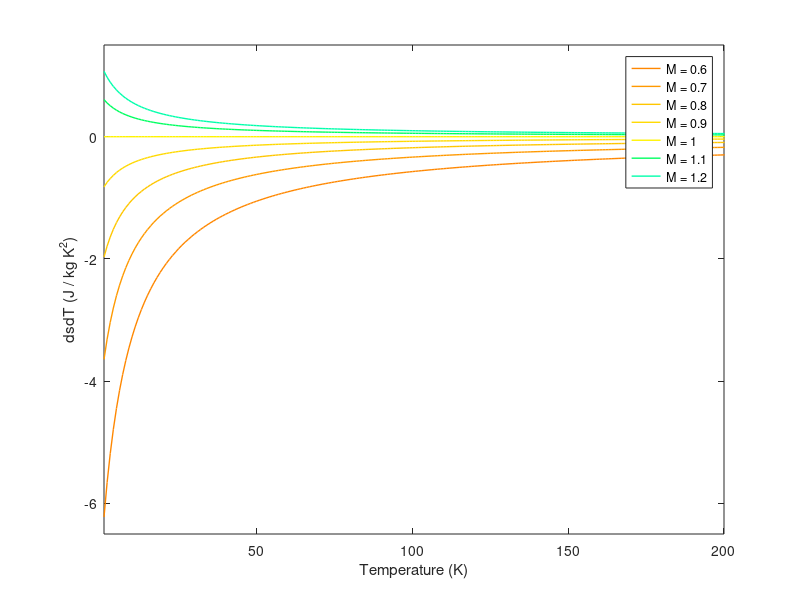

The MATLAB script that drew this image:
%% Fanno & Rayleigh Lines
% Functions f1, f2, and f3, correspond the the isentropic, adiabatic, and
% reversible heat transfer solutions respectively. The constant g is the
% specific heat ratio.
g = 1.4; 
R = 287; 
T = 1:0.1:1000;
count = 1;
colorVec = {'#FF8700','#FF9900','#FFC600','#FFD900','#FFF300','#00FF60',...
                '#00FFAB','#00FFFD','#00A7FF'};
for M = 0.6:0.1:1.2
    dsdT = (M^2-1)/M^2*g./((g-1)*T);
    plot(dsdT,'LineWidth',1,'color',colorVec{count});
    hold on 
    count = count + 1; 
end 
xlim([1 200]); 
ylim([-6.5 1.5]);
xlabel('Temperature (K)');
ylabel('dsdT (J / kg K^2)');
legend('M = 0.6','M = 0.7','M = 0.8','M = 0.9','M = 1',...
        'M = 1.1','M = 1.2');


